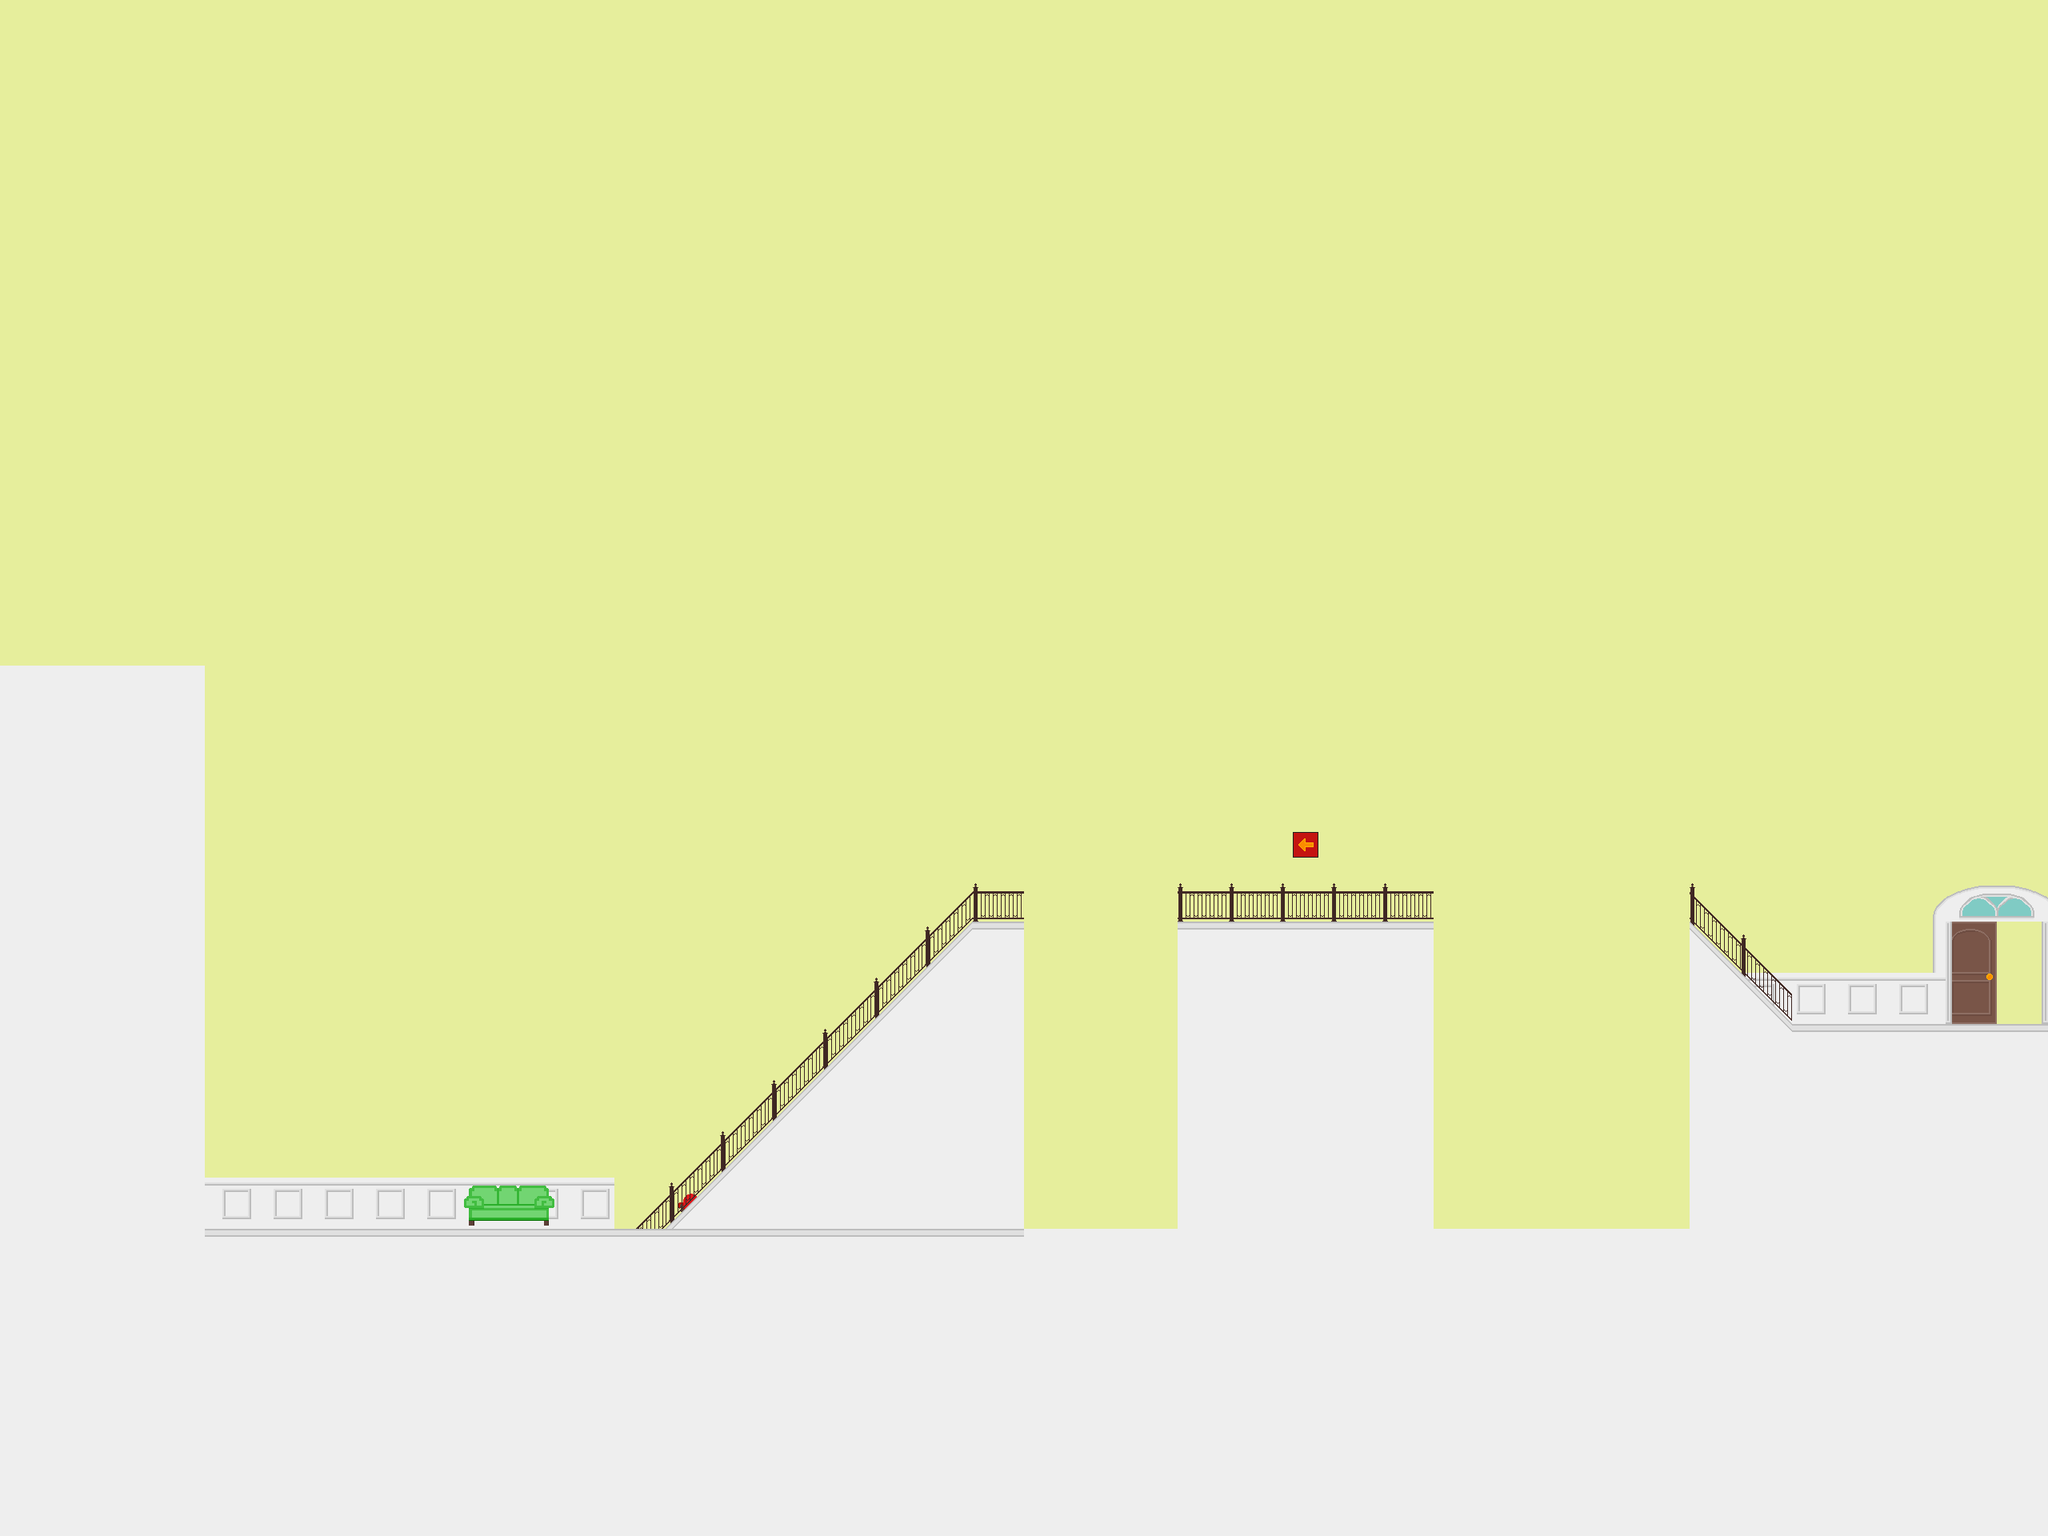

A level layout from a 2D game, rendered from its tile map. Below: a short description, then the map file with tile-grid data replaced by summaries:
An orthogonal 40x30 tile map with 64x64 px tiles, 4 tile layers (bg, bot, mid, foreground), 2 tilesets and 7 objects (3x death, right, left, lever).

<map version="1.0" orientation="orthogonal" renderorder="right-down" width="40" height="30" tilewidth="64" tileheight="64" nextobjectid="86">
 <tileset firstgid="1" name="testtiles" tilewidth="64" tileheight="64" tilecount="100">
  <image source="../graphics/testtiles.png" width="640" height="640" />
 </tileset>
 <tileset firstgid="101" name="testtiles2" tilewidth="64" tileheight="64" tilecount="100">
  <image source="../graphics/testtiles2.png" width="640" height="640" />
 </tileset>
 <layer name="bg" width="40" height="30">
  <data>[1200 cells, 1200 non-empty, 1 distinct tile ids]</data>
 </layer>
 <layer name="bot" width="40" height="30">
  <data>[1200 cells, 390 non-empty, 16 distinct tile ids]</data>
 </layer>
 <layer name="mid" width="40" height="30">
  <data>[1200 cells, 68 non-empty, 12 distinct tile ids]</data>
 </layer>
 <layer name="foreground" width="40" height="30">
  <data>[1200 cells, 29 non-empty, 6 distinct tile ids]</data>
 </layer>
 <objectgroup name="col" visible="0">
  <object id="73" x="64" y="832">
   <polyline points="0,0 192,0 192,704 768,704 1152,320 1216,320 1216,704 1408,704 1408,320 1728,320 1728,704 2048,704 2048,320 2176,448 2496,448" />
  </object>
 </objectgroup>
 <objectgroup name="doors" visible="0">
  <object id="64" name="right" gid="60" x="2496" y="1216" width="64" height="64" />
  <object id="77" name="left" x="256" y="1472" width="50" height="33">
   <ellipse />
  </object>
 </objectgroup>
 <objectgroup name="objects" visible="0">
  <object id="62" name="death" type="death" x="1664" y="1536" visible="0">
   <polyline points="0,0 192,0" />
  </object>
  <object id="76" type="lever" gid="41" x="1600" y="1152" width="64" height="64">
   <properties>
    <property name="direction" value="left" />
   </properties>
  </object>
  <object id="79" type="death" x="1280" y="1472">
   <polyline points="0,0 192,0" />
  </object>
  <object id="81" type="death" x="1792" y="1472">
   <polyline points="0,0 320,0" />
  </object>
 </objectgroup>
 <objectgroup name="enemies" visible="0" />
 <objectgroup name="temp" visible="0" />
</map>
